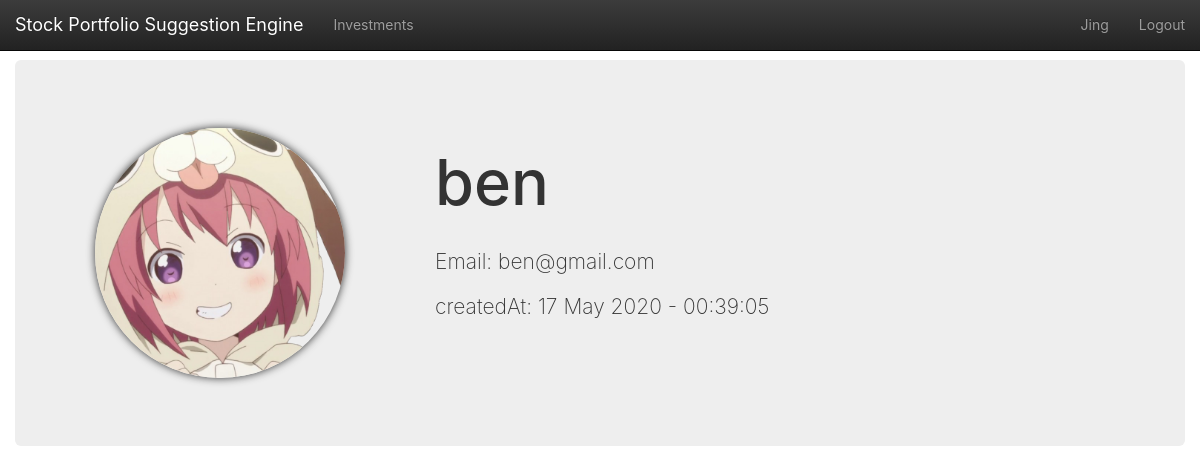
Screenshot of /users/5/ (signed in) with the database file from the repository.
### app/models.py (models this page shows, shortened)
class User(UserMixin, db.Model):
    __tablename__ = 'users'
    id = db.Column(db.Integer, primary_key=True)
    email = db.Column(db.String(64), unique=True)
    name = db.Column(db.String(64))
    password_hash = db.deferred(db.Column(db.String(128)))
    major = db.Column(db.String(128))
    role_id = db.Column(db.Integer, db.ForeignKey('roles.id'))
    headline = db.Column(db.String(32), nullable=True)
    about_me = db.deferred(db.Column(db.Text, nullable=True))
    about_me_html = db.deferred(db.Column(db.Text, nullable=True))
    avatar = db.Column(db.String(128))
    member_since = db.Column(db.DateTime(), default=datetime.utcnow)
    @property
    def password(self):
        raise AttributeError('password is not readable attribute')
    def can(self, permissions):
        return self.role is not None and \
               (self.role.permissions & permissions) == permissions
    investments = db.relationship('Investment',
                           backref=db.backref('user', lazy='joined'),
                           lazy='dynamic',
                           cascade='all, delete-orphan')
    def avatar_url(self, _external=False):
        if self.avatar:
            avatar_json = json.loads(self.avatar)
            if avatar_json['use_out_url']:
                return avatar_json['url']
            else:
                return url_for('_uploads.uploaded_file', setname=avatars.name, filename=avatar_json['url'],
                               _external=_external)
        else:
            return url_for('static', filename='img/avatar.png', _external=_external)

### app/main/user/views.py (the view)
@user.route('/<int:user_id>/')
def detail(user_id):
    the_user = User.query.get_or_404(user_id)
    return render_template("user_detail.html", user=the_user,
                           title=u"user: " + the_user.name)

### app/main/__init__.py (called while the page is built)
@lm.user_loader
def load_user(id):
    return User.query.get(int(id))

### app/main/index/views.py (called while the page is built)
@main.app_context_processor
def inject_permissions():
    return dict(Permission=Permission)

### app/main/user/templates/user_detail.html (shortened to what this page needs)
{% extends "base.html" %}
{% from "bootstrap/pagination.html" import render_pagination %}
{% block mycontent %}
<div class="jumbotron">
  <div class="row">
    {%- if user.avatar_url() -%}
    <div class="col-md-3 animated bounceIn">
      {%- if current_user.id == user.id or current_user.can(Permission.UPDATE_OTHERS_INFORMATION) -%}
      <a href="{{ url_for('user.avatar',user_id=user.id) }}" data-toggle="tooltip"
         data-placement="bottom" title="change avatar">
        <div class="avatar avatar-large"
             style="background-image: url({{ user.avatar_url() }})"></div>
      </a>
      {%- else -%}
      <div class="avatar avatar-large"
           style="background-image: url({{ user.avatar_url() }})"></div>
      {%- endif -%}
    </div>
    {%- endif -%}
    <div class="col-md-6 col-md-offset-1 animated fadeIn">
      <h1 class="page-header">{{ user.name }}
      </h1>
      <p>Email: {{ user.email }}</p>
      <p>createdAt: {{ user.member_since.strftime('%d %B %Y - %H:%M:%S') }}</p>
    </div>
  </div>
</div>
{% endblock %}

### app/templates/base.html (shortened to what this page needs)
{%- extends "bootstrap/base.html" -%}
{%- from 'bootstrap/utils.html' import flashed_messages,icon -%}
{%- block styles -%}
    <link href="{{ url_for('static',filename='css/bootstrap.min.css') }}" rel="stylesheet">
    <link href="{{ url_for('static',filename='css/bootstrap-theme.min.css') }}" rel="stylesheet">
    <link href="{{ url_for('static',filename='css/main.css') }}" rel="stylesheet">
{%- endblock -%}
{%- block body_attribs %} class="Site"{%- endblock -%}
{%- block navbar -%}
    <nav class="navbar  navbar-inverse navbar-fixed-top">
        <div class="container-fluid">
            <div class="navbar-header">
                <a class="navbar-brand" href="{{ url_for('main.index') }}">Stock Portfolio Suggestion Engine</a>
            </div>
            <div class="collapse navbar-collapse" id="bs-example-navbar-collapse-1">
                <ul class="nav navbar-nav">
                    {%- if current_user.is_authenticated -%}
                        <li {%- if request.path == url_for('investment.index') %} class="active"{%- endif -%} ><a
                            href="{{ url_for('investment.index') }}">Investments</a></li>
                    {%- endif -%}
                </ul>
                <ul class="nav navbar-nav navbar-right">
                    {%- if current_user.is_authenticated -%}
                        <li  >
                            <a href="{{ url_for('user.detail',user_id=current_user.id) }}">{{ current_user.name }}</a>
                        </li>
                        <li><a href="{{ url_for('auth.logout') }}">Logout</a></li>
                    {%- else -%}
                        <li><a href="{{ url_for('auth.login') }}">Login</a></li>
                    {%- endif -%}
                </ul>
            </div>
        </div>
    </nav>
{%- endblock -%}
{%- block content -%}
    <main class="container-fluid Site-content">
        {%- block mycontent -%}{%- endblock -%}
    </main>
{%- endblock -%}

### app/static/css/main.css (style rules this page uses)
html, body { height: 100%; width: 100%; margin: 0; padding: 0; }
.Site { display: -webkit-box; display: -moz-box; display: -ms-flexbox; display: -webkit-flex; display: flex; flex-direction: column; }
.Site-content { -webkit-box-flex: 1 0 auto; -moz-box-flex: 1 0 auto; -webkit-flex: 1 0 auto; -ms-flex: 1 0 auto; flex: 1 0 auto; width: 100%; margin-top: 60px; }
html, body, main { font-family: -apple-system, "Helvetica Neue", Helvetica, Arial, sans-serif; }
.avatar { background-position: center; box-shadow: 0 0 8px rgba(0, 0, 0, .8); -webkit-box-shadow: 0 0 8px rgba(0, 0, 0, .8); -moz-box-shadow: 0 0 8px rgba(0, 0, 0, .8); background-size: cover; transition: transform .5s ease-in-out; }
.avatar-large { width: 250px; height: 250px; border-radius: 125px; -webkit-border-radius: 125px; -moz-border-radius: 125px; margin: 20px; }
.animated { -webkit-animation-fill-mode: both; -moz-animation-fill-mode: both; -ms-animation-fill-mode: both; -o-animation-fill-mode: both; animation-fill-mode: both; -webkit-animation-duration: 1s; -moz-animation-duration: 1s; -ms-animation-duration: 1s; -o-animation-duration: 1s; animation-duration: 1s; }
.bounceIn { -webkit-animation-name: bounceIn; -moz-animation-name: bounceIn; -o-animation-name: bounceIn; animation-name: bounceIn; }
.fadeIn { -webkit-animation-name: fadeIn; -moz-animation-name: fadeIn; -o-animation-name: fadeIn; animation-name: fadeIn; }

### rows the page displays
User: name "Jing"
User: name "ben", email "ben@gmail.com", member_since "17 May 2020 - 00:39:05"
